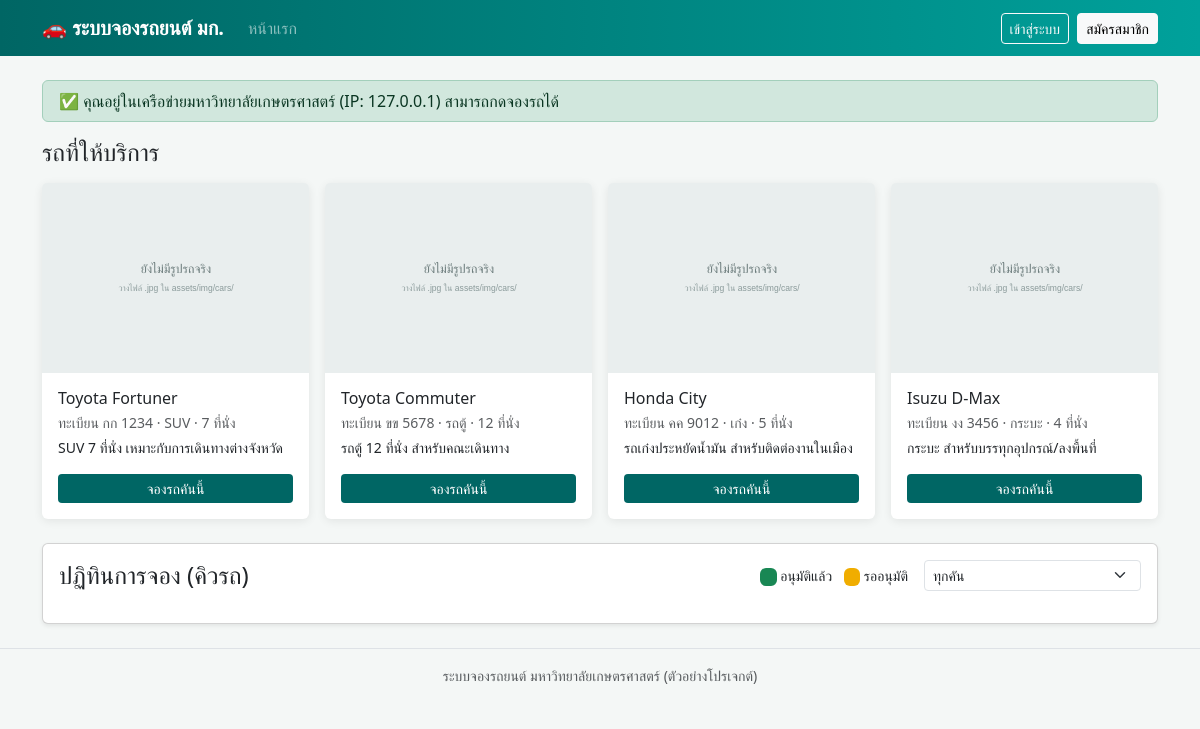
The page / on the database its author committed.
### tables this page shows
CREATE TABLE cars (
  id          INT UNSIGNED AUTO_INCREMENT PRIMARY KEY,
  plate_no    VARCHAR(20)  NOT NULL UNIQUE,
  name        VARCHAR(100) NOT NULL,
  type        VARCHAR(40)  NOT NULL,
  seats       TINYINT UNSIGNED NOT NULL,
  image       VARCHAR(150) NULL,           
  description VARCHAR(255) NULL,
  status      ENUM('available','maintenance') NOT NULL DEFAULT 'available'
);

### includes/auth.php (called while the page is built, shortened)
<?php
require_once __DIR__ . '/db.php';
require_once __DIR__ . '/network.php';
function e($s): string { return htmlspecialchars((string)$s, ENT_QUOTES, 'UTF-8'); }
function url(string $p = ''): string { return BASE_URL . '/' . ltrim($p, '/'); }
function current_user(): ?array { return $_SESSION['user'] ?? null; }
function is_admin(): bool { return (current_user()['role'] ?? '') === 'admin'; }
function car_img(?string $file): string {
    return url('assets/img/car-placeholder.svg');
}

### includes/network.php (called while the page is built, shortened)
<?php
function client_ip(): string {
    return $_SERVER['REMOTE_ADDR'] ?? '0.0.0.0';
}
function is_ku_network(): bool {
    $ip = client_ip();
    if (DEV_ALLOW_LOCALHOST && in_array($ip, ['127.0.0.1', '::1'], true)) return true;
    return false;
}

### includes/db.php (called while the page is built, shortened)
<?php
function db(): PDO {
    static $pdo = null;
    if ($pdo === null) {
        $dsn = 'mysql:host=' . DB_HOST . ';port=' . DB_PORT . ';dbname=' . DB_NAME . ';charset=utf8mb4';
        try {
            $pdo = new PDO($dsn, DB_USER, DB_PASS, [
                PDO::ATTR_ERRMODE            => PDO::ERRMODE_EXCEPTION,
                PDO::ATTR_DEFAULT_FETCH_MODE => PDO::FETCH_ASSOC,
                PDO::ATTR_EMULATE_PREPARES   => false,
            ]);
            $pdo->exec("SET time_zone = '+07:00'");
        } catch (PDOException $e) {
            http_response_code(500);
            exit('เชื่อมต่อฐานข้อมูลไม่ได้: ตรวจสอบ config.php และเปิด MySQL แล้วหรือยัง');
        }
    }
    return $pdo;
}

### index.php (the view, shortened to what this page needs)
<?php
require_once __DIR__ . '/includes/auth.php';
$cars  = db()->query("SELECT * FROM cars ORDER BY id")->fetchAll();
$inNet = is_ku_network();
include __DIR__ . '/includes/header.php';
?>
<?php if ($inNet): ?>
  <div class="alert alert-success py-2">✅ คุณอยู่ในเครือข่ายมหาวิทยาลัยเกษตรศาสตร์ (IP: <?= e(client_ip()) ?>) สามารถกดจองรถได้</div>
<?php else: ?>
  <div class="alert alert-danger py-2">🚫 ตรวจพบว่าคุณไม่ได้เชื่อมต่อ Wi-Fi ของมหาวิทยาลัยเกษตรศาสตร์ (IP: <?= e(client_ip()) ?>)
    — ดูปฏิทินได้ แต่ <strong>ไม่สามารถจองรถได้</strong> จนกว่าจะเชื่อมต่อ Wi-Fi มก.</div>
<?php endif; ?>
<h4 class="mb-3">รถที่ให้บริการ</h4>
<div class="row g-3 mb-4">
<?php foreach ($cars as $c): ?>
  <div class="col-sm-6 col-lg-3">
    <div class="card car-card h-100">
      <img src="<?= e(car_img($c['image'])) ?>" class="card-img-top" alt="<?= e($c['name']) ?>">
      <div class="card-body d-flex flex-column">
        <h6 class="card-title mb-1"><?= e($c['name']) ?></h6>
        <div class="small text-muted mb-1">ทะเบียน <?= e($c['plate_no']) ?> · <?= e($c['type']) ?> · <?= (int)$c['seats'] ?> ที่นั่ง</div>
        <p class="small flex-grow-1"><?= e($c['description']) ?></p>
        <?php if ($c['status'] !== 'available'): ?>
          <button class="btn btn-secondary btn-sm" disabled>อยู่ระหว่างซ่อมบำรุง</button>
        <?php elseif (!$inNet): ?>
          <button class="btn btn-secondary btn-sm" disabled>ต้องใช้ Wi-Fi มก. เพื่อจอง</button>
        <?php elseif (is_admin()): ?>
          <button class="btn btn-outline-secondary btn-sm" disabled>Admin ไม่สามารถจองได้</button>
        <?php else: ?>
          <a class="btn btn-ku btn-sm" href="<?= e(url('book.php?car=' . (int)$c['id'])) ?>">จองรถคันนี้</a>
        <?php endif; ?>
      </div>
    </div>
  </div>
<?php endforeach; ?>
</div>
<div class="card shadow-sm"><div class="card-body">
  <div class="d-flex flex-wrap justify-content-between align-items-center mb-3 gap-2">
    <h4 class="mb-0">ปฏิทินการจอง (คิวรถ)</h4>
    <div class="d-flex align-items-center gap-3">
      <span class="small"><span class="badge" style="background:#198754">&nbsp;</span> อนุมัติแล้ว
            <span class="badge ms-2" style="background:#f0ad00">&nbsp;</span> รออนุมัติ</span>
      <select id="carFilter" class="form-select form-select-sm" style="width:auto">
        <option value="0">ทุกคัน</option>
      </select>
    </div>
  </div>
</div></div>
<?php $extraScripts = ob_get_clean(); include __DIR__ . '/includes/footer.php'; ?>

### includes/header.php (shortened to what this page needs)
<?php require_once __DIR__ . '/auth.php'; $u = current_user(); ?>
<!doctype html>
<html lang="th">
<head>
  <link href="https://cdn.jsdelivr.net/npm/bootstrap@5.3.3/dist/css/bootstrap.min.css" rel="stylesheet">
  <link href="<?= e(url('assets/css/style.css')) ?>" rel="stylesheet">
</head>
<body>
<nav class="navbar navbar-expand-lg navbar-dark ku-nav">
  <div class="container">
    <a class="navbar-brand fw-bold" href="<?= e(url('index.php')) ?>">🚗 ระบบจองรถยนต์ มก.</a>
    <div class="collapse navbar-collapse" id="nav">
      <ul class="navbar-nav me-auto">
        <li class="nav-item"><a class="nav-link" href="<?= e(url('index.php')) ?>">หน้าแรก</a></li>
      </ul>
      <div class="d-flex align-items-center gap-2 text-white">
        <?php if ($u): ?>
          <span><?= e($u['full_name']) ?> <span class="badge bg-light text-dark"><?= e($u['role']) ?></span></span>
          <a class="btn btn-sm btn-outline-light" href="<?= e(url('logout.php')) ?>">ออกจากระบบ</a>
        <?php else: ?>
          <a class="btn btn-sm btn-outline-light" href="<?= e(url('login.php')) ?>">เข้าสู่ระบบ</a>
          <a class="btn btn-sm btn-light" href="<?= e(url('register.php')) ?>">สมัครสมาชิก</a>
        <?php endif; ?>
      </div>
    </div>
  </div>
</nav>
<main class="container my-4">

### includes/footer.php (shortened to what this page needs)
</main>
<footer class="text-center text-muted small py-3 border-top">ระบบจองรถยนต์ มหาวิทยาลัยเกษตรศาสตร์ (ตัวอย่างโปรเจกต์)</footer>
</body>
</html>

### assets/css/style.css (style rules this page uses)
:root { --ku: #006664; --ku2: #00a19b; }
body { background: #f4f7f6; font-family: "Sarabun", "Segoe UI", Tahoma, sans-serif; }
.ku-nav { background: linear-gradient(90deg, var(--ku), var(--ku2)); }
.btn-ku { background: var(--ku); color: #fff; border: 0; }
.car-card { border: 0; box-shadow: 0 2px 10px rgba(0,0,0,.08); transition: transform .15s; }
.car-card img { height: 190px; object-fit: cover; }

### rows shown on the page
cars: name "Toyota Fortuner", plate_no "กก 1234", type "SUV", seats "7", description "SUV 7 ที่นั่ง เหมาะกับการเดินทางต่างจังหวัด"
cars: name "Toyota Commuter", plate_no "ขข 5678", type "รถตู้", seats "12", description "รถตู้ 12 ที่นั่ง สำหรับคณะเดินทาง"
cars: name "Honda City", plate_no "คค 9012", type "เก๋ง", seats "5", description "รถเก๋งประหยัดน้ำมัน สำหรับติดต่องานในเมือง"
cars: name "Isuzu D-Max", plate_no "งง 3456", type "กระบะ", seats "4", description "กระบะ สำหรับบรรทุกอุปกรณ์/ลงพื้นที่"

### other values the page prints
client_ip() "127.0.0.1"
